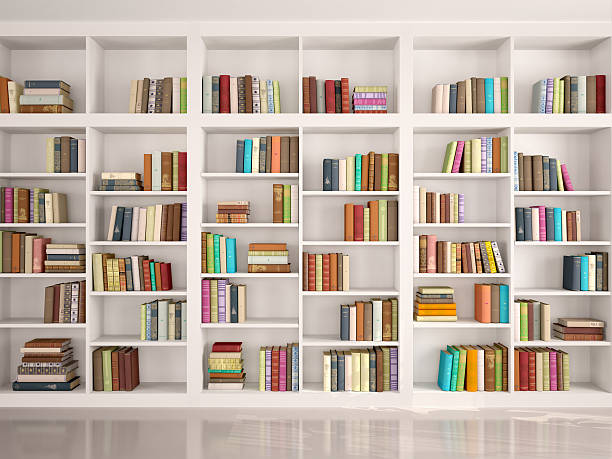
#> input picture EyeCandy/img/bookshelf_04.jpg, 612 x 459 px
$ python -i houghline.py   (imports and definitions only)
#> lines starting #> are read from the running program, lines starting #| are printed output that depends on the picture; after the words box and inside, x2 and y2 are one past the last pixel; in counts of white or black regions, pixels touching at a corner belong together
#> further down, picture is the input picture: shape (459, 612, 3); mean B, G, R 164.8, 176.3, 190.1
import cv2 as cv
import numpy as np


def houghline(img_color):

    gray = cv.cvtColor(img_color, cv.COLOR_BGR2GRAY)
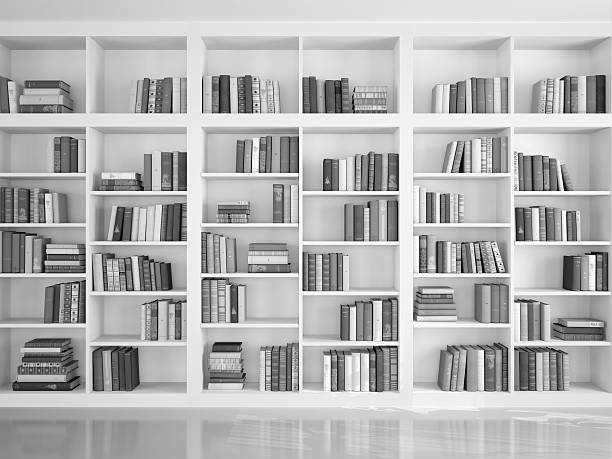
#> gray: shape (459, 612); min 0, max 255, mean 179.1
    edges = cv.Canny(gray, 50, 150)
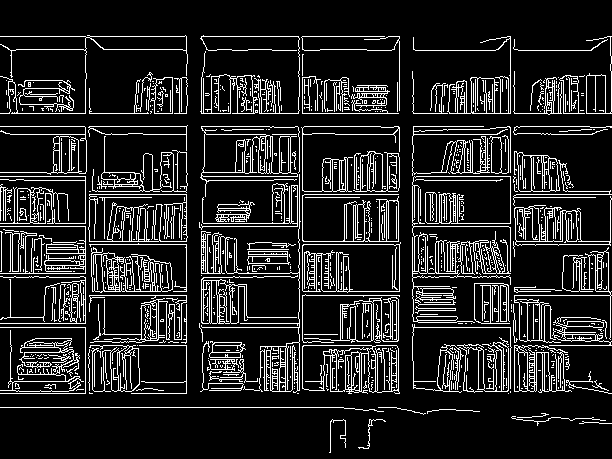
#> edges: shape (459, 612); 14.1% white in thin lines or dots
    lines = cv.HoughLines(edges, 1, np.pi / 180, 200)
#> lines = 34 rows, first 8: [113, 1.57], [126, 1.57], [134, 1.57], [36, 1.57], [244, 1.57], [345, 1.57], [407, 1.57], [295, 1.57]

    for line in lines:
        rho, theta = line[0]
        a = np.cos(theta)
        b = np.sin(theta)
        x0 = a * rho
        y0 = b * rho
        x1 = int(x0 + 1000 * (-b))
        y1 = int(y0 + 1000 * (a))
        x2 = int(x0 - 1000 * (-b))
        y2 = int(y0 - 1000 * (a))
        cv.line(img_color, (x1, y1), (x2, y2), (0, 0, 255), 2)
#> this loop made 34 passes
#> (rho, theta, a, b, x0, y0, x1, y1) on passes 1 to 12: (113, 1.57, -4.37e-08, 1, -4.94e-06, 113, -1000, 112), (126, 1.57, -4.37e-08, 1, -5.51e-06, 126, -1000, 125), (134, 1.57, -4.37e-08, 1, -5.86e-06, 134, -1000, 133), (36, 1.57, -4.37e-08, 1, -1.57e-06, 36, -1000, 35), (244, 1.57, -4.37e-08, 1, -1.07e-05, 244, -1000, 243), (345, 1.57, -4.37e-08, 1, -1.51e-05, 345, -1000, 344), (407, 1.57, -4.37e-08, 1, -1.78e-05, 407, -1000, 406), (295, 1.57, -4.37e-08, 1, -1.29e-05, 295, -1000, 294), (226, 1.57, -4.37e-08, 1, -9.88e-06, 226, -1000, 225), (241, 1.57, -4.37e-08, 1, -1.05e-05, 241, -1000, 240), (194, 1.57, -4.37e-08, 1, -8.48e-06, 194, -1000, 193), (327, 1.57, -4.37e-08, 1, -1.43e-05, 327, -1000, 326)
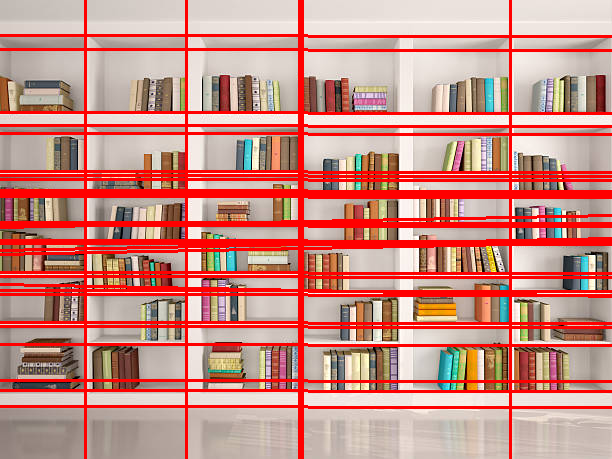
#> img_color: shape (459, 612, 3); 19.87% of pixels changed, all inside (x1, y1, x2, y2) = (0, 0, 612, 459)

    cv.namedWindow("houghline", cv.WINDOW_NORMAL)
    cv.imshow("houghline", img_color)
#> (the run stopped early here; a loop or call above may not have finished)
